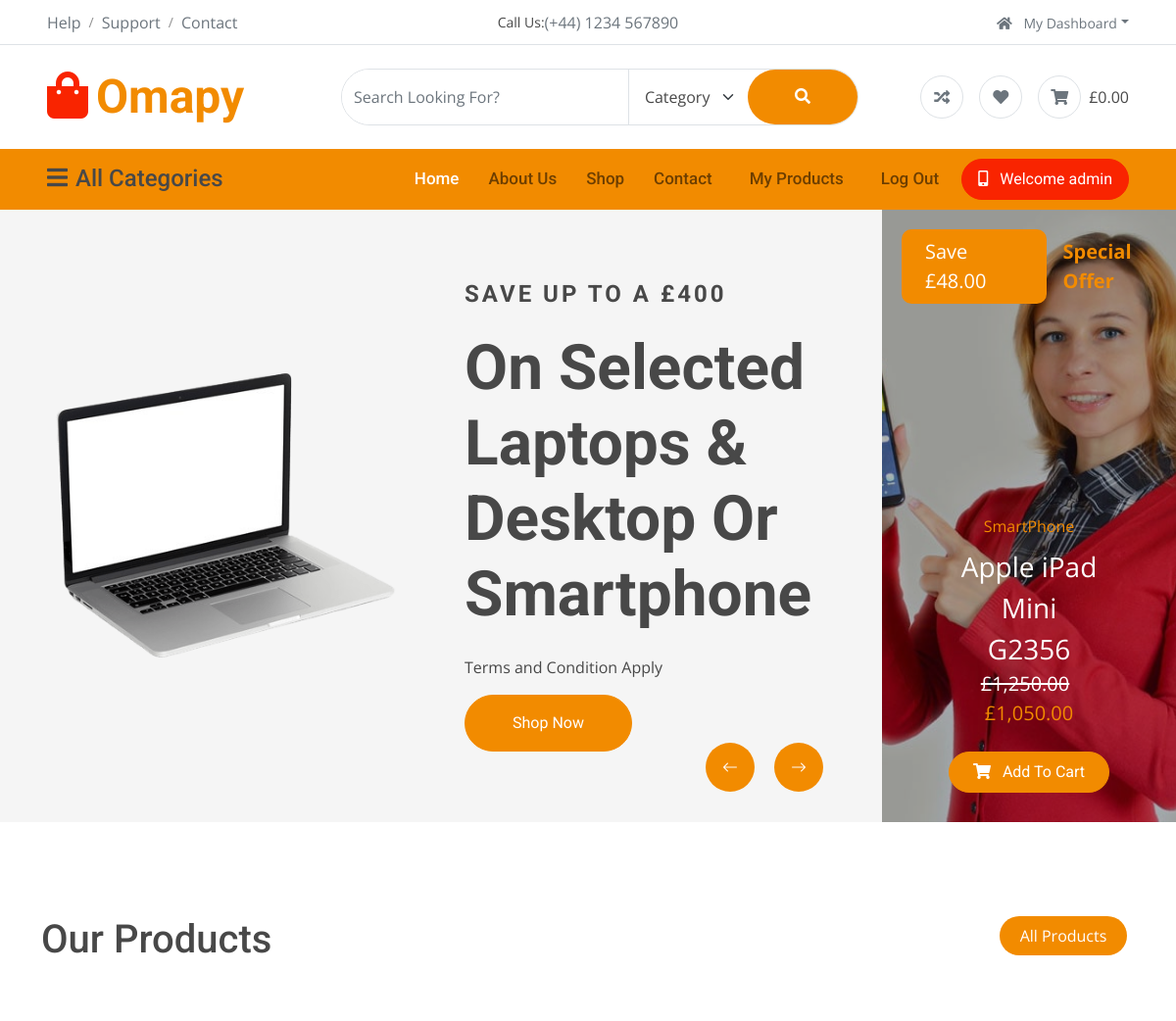
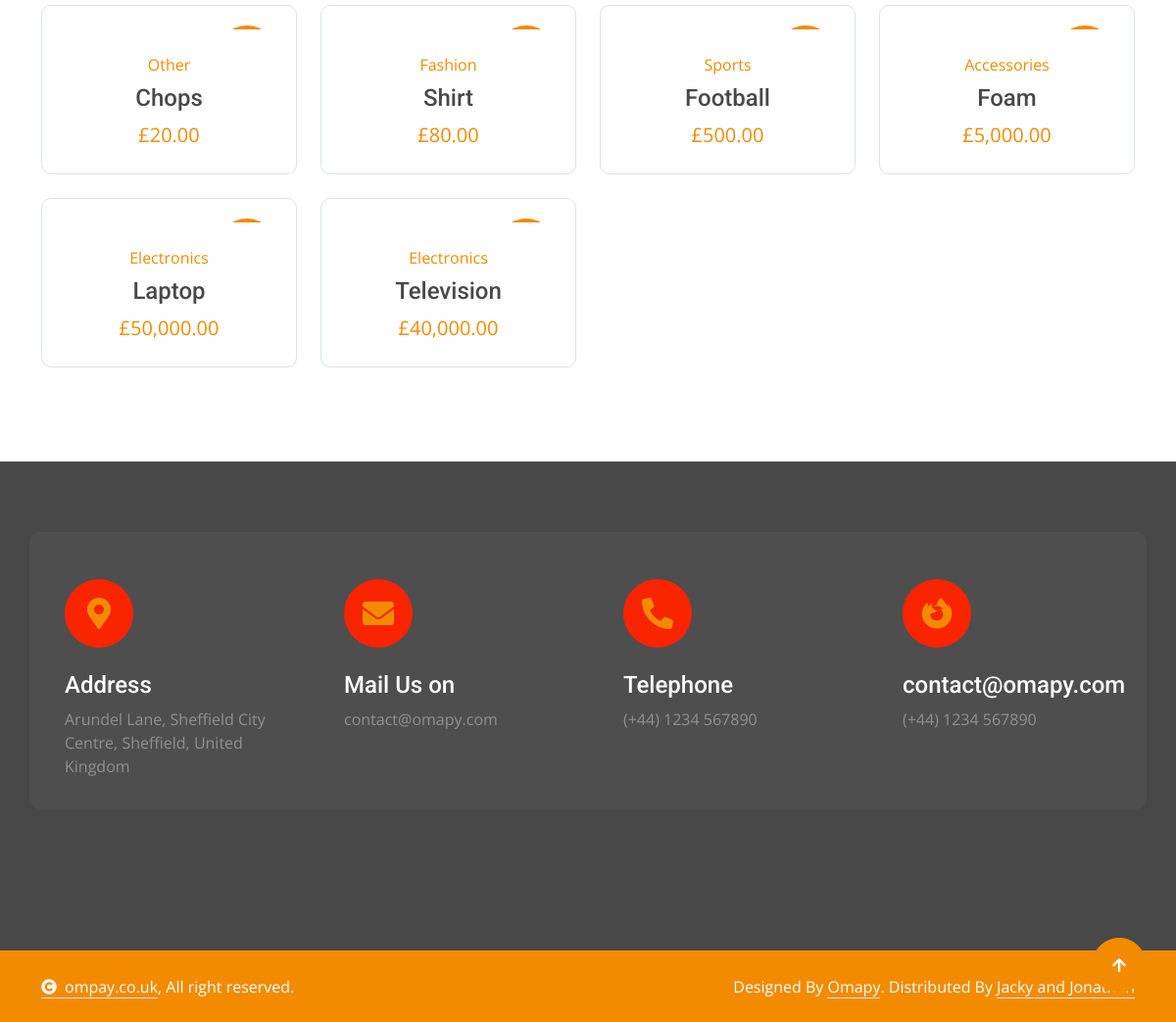
The page / (signed in) on the database its author committed (2 pictures, top to bottom).
### tables this page shows
CREATE TABLE users (
  id INTEGER PRIMARY KEY AUTOINCREMENT,
  created TIMESTAMP DEFAULT CURRENT_TIMESTAMP,
  first_name TEXT NOT NULL,
  last_name TEXT NOT NULL,
  username TEXT UNIQUE NOT NULL,
  email TEXT NOT NULL,
  password TEXT NOT NULL,
  phone TEXT,
  whatsapp TEXT,
  selfie TEXT,
  address TEXT,
  city TEXT,
  postcode TEXT

  
);

CREATE TABLE products (
    id INTEGER PRIMARY KEY AUTOINCREMENT,
    created TIMESTAMP DEFAULT CURRENT_TIMESTAMP,
    user INTEGER NOT NULL REFERENCES users(id),
    product_name TEXT NOT NULL,
    product_price INTEGER NOT NULL,
    product_category TEXT,
    product_brand TEXT,
    product_description TEXT,
    product_image TEXT,
    product_gallery1 TEXT,
    product_gallery2 TEXT,
    product_gallery3 TEXT
);

### app.py (the view)
@app.route('/')
def index():
    products = get_all_products(limit=8, order_by='created DESC')  # Fetch the latest 5 films added
    return render_template('index.html', title="Welcome to Omapy", products=products)

### template/index.html (shortened to what this page needs)
{% extends "base.html" %}
{% block content %}
<div class="container-fluid carousel bg-light px-0">
    <div class="row g-0 justify-content-end">
        <div class="col-12 col-lg-7 col-xl-9">
            <div class="header-carousel owl-carousel bg-light py-5">
                <div class="row g-0 header-carousel-item align-items-center">
                    <div class="col-xl-6 carousel-img wow fadeInLeft" data-wow-delay="0.2s">
                        <img src="{{ url_for('static', filename='img/carousel-1.png') }}" class="img-fluid w-100"
                            alt="Image">
                    </div>
                    <div class="col-xl-6 carousel-content p-4">
                        <h4 class="text-uppercase fw-bold mb-4 wow fadeInRight" data-wow-delay="0.1s"
                            style="letter-spacing: 3px;">Save Up To A £400</h4>
                        <h1 class="display-3 text-capitalize mb-4 wow fadeInRight" data-wow-delay="0.3s">On Selected
                            Laptops & Desktop Or Smartphone</h1>
                        <p class="text-dark wow fadeInRight" data-wow-delay="0.5s">Terms and Condition Apply</p>
                        <a class="btn btn-primary rounded-pill py-3 px-5 wow fadeInRight" data-wow-delay="0.7s"
                            href="#">Shop Now</a>
                    </div>
                </div>
            </div>
        </div>
        <div class="col-12 col-lg-5 col-xl-3 wow fadeInRight" data-wow-delay="0.1s">
            <div class="carousel-header-banner h-100">
                <img src="{{ url_for('static', filename='img/header-img.jpg')}}" class="img-fluid w-100 h-100"
                    style="object-fit: cover;" alt="Image">
                <div class="carousel-banner-offer">
                    <p class="bg-primary text-white rounded fs-5 py-2 px-4 mb-0 me-3">Save £48.00</p>
                    <p class="text-primary fs-5 fw-bold mb-0">Special Offer</p>
                </div>
                <div class="carousel-banner">
                    <div class="carousel-banner-content text-center p-4">
                        <a href="#" class="d-block mb-2">SmartPhone</a>
                        <a href="#" class="d-block text-white fs-3">Apple iPad Mini <br> G2356</a>
                        <del class="me-2 text-white fs-5">£1,250.00</del>
                        <span class="text-primary fs-5">£1,050.00</span>
                    </div>
                    <a href="#" class="btn btn-primary rounded-pill py-2 px-4"><i class="fas fa-shopping-cart me-2"></i>
                        Add To Cart</a>
                </div>
            </div>
        </div>
    </div>
</div>
<div class="container-fluid product py-5">
    <div class="container py-5">
        <div class="tab-class">
            <div class="row g-4">
                <div class="col-lg-4 text-start wow fadeInLeft" data-wow-delay="0.1s">
                    <h1>Our Products</h1>
                </div>
                <div class="col-lg-8 text-end wow fadeInRight" data-wow-delay="0.1s">
                    <ul class="nav nav-pills d-inline-flex text-center mb-5">
                        <li class="nav-item mb-4">
                            <a class="d-flex mx-2 py-2 bg-light rounded-pill active" href="/shop">
                                <span class="text-dark" style="width: 130px;">All Products</span>
                            </a>
                        </li>
                    </ul>
                </div>
            </div>
            <div class="tab-content">
                <div id="tab-1" class="tab-pane fade show p-0 active">
                    <div class="row g-4">
                        {% for product in products %}
                        <div class="col-md-6 col-lg-4 col-xl-3">
                            <div class="product-item rounded wow fadeInUp" data-wow-delay="0.1s">
                                <div class="product-item-inner border rounded">
                                    <div class="product-item-inner-item">
                                        {% if product['created'] | is_new %}
                                        <div class="product-new">New</div>
                                        {% endif %}
                                    </div>
                                    <div class="text-center rounded-bottom p-4">
                                        <a href="{{ url_for('product', id=product['id']) }}"
                                            class="d-block mb-2">{{product['product_category']}}</a>
                                        <a href="{{ url_for('product', id=product['id']) }}"
                                            class="d-block h4">{{product['product_name']}}</a>
                                        <span class="text-primary fs-5"> {{ product['product_price'] | gbp }}</span>
                                    </div>
                                </div>
                            </div>
                        </div>
                        {% else %}
                        <p class="text-muted">No products available.</p>
                        {% endfor %}
                    </div>
                </div>
            </div>
        </div>
    </div>
</div>
{% endblock %}

### template/base.html (shortened to what this page needs)
<!DOCTYPE html>
<html lang="en">
<head>
    <link rel="stylesheet" href="https://use.fontawesome.com/releases/v5.15.4/css/all.css" />
    <link href="https://cdn.jsdelivr.net/npm/bootstrap-icons@1.4.1/font/bootstrap-icons.css" rel="stylesheet">
    <link href="{{ url_for('static', filename='lib/animate/animate.min.css') }}" rel="stylesheet">
    <link href="{{ url_for('static', filename='lib/owlcarousel/assets/owl.carousel.min.css') }}" rel="stylesheet">
    <link href="{{ url_for('static', filename='css/bootstrap.min.css') }}" rel="stylesheet">
    <link href="{{url_for ('static', filename='css/style.css') }}" rel="stylesheet">
</head>
<body>
    <div class="container-fluid px-5 d-none border-bottom d-lg-block">
        <div class="row gx-0 align-items-center">
            <div class="col-lg-4 text-center text-lg-start mb-lg-0">
                <div class="d-inline-flex align-items-center" style="height: 45px;">
                    <a href="#" class="text-muted me-2"> Help</a><small> / </small>
                    <a href="#" class="text-muted mx-2"> Support</a><small> / </small>
                    <a href="#" class="text-muted ms-2"> Contact</a>
                </div>
            </div>
            <div class="col-lg-4 text-center d-flex align-items-center justify-content-center">
                <small class="text-dark">Call Us:</small>
                <a href="#" class="text-muted">(+44) 1234 567890</a>
            </div>
            <div class="col-lg-4 text-center text-lg-end">
                <div class="d-inline-flex align-items-center" style="height: 45px;">
                    <div class="dropdown">
                        <a href="#" class="dropdown-toggle text-muted ms-2" data-bs-toggle="dropdown"><small><i
                                    class="fa fa-home me-2"></i> My Dashboard</small></a>
                    </div>
                </div>
            </div>
        </div>
    </div>
    <div class="container-fluid px-5 py-4 d-none d-lg-block">
        <div class="row gx-0 align-items-center text-center">
            <div class="col-md-4 col-lg-3 text-center text-lg-start">
                <div class="d-inline-flex align-items-center">
                    <a href="" class="navbar-brand p-0">
                        <h1 class="display-5 text-primary m-0"><i
                                class="fas fa-shopping-bag text-secondary me-2"></i>Omapy</h1>
                    </a>
                </div>
            </div>
            <div class="col-md-4 col-lg-6 text-center">
                <div class="position-relative ps-4">
                    <div class="d-flex border rounded-pill">
                        <input class="form-control border-0 rounded-pill w-100 py-3" type="text"
                            data-bs-target="#dropdownToggle123" placeholder="Search Looking For?">
                        <select class="form-select text-dark border-0 border-start rounded-0 p-3" style="width: 200px;">
                            <option value="All Category">Category</option>
                        </select>
                        <button type="button" class="btn btn-primary rounded-pill py-3 px-5" style="border: 0;"><i
                                class="fas fa-search"></i></button>
                    </div>
                </div>
            </div>
            <div class="col-md-4 col-lg-3 text-center text-lg-end">
                <div class="d-inline-flex align-items-center">
                    <a href="#" class="text-muted d-flex align-items-center justify-content-center me-3"><span
                            class="rounded-circle btn-md-square border"><i class="fas fa-random"></i></i></a>
                    <a href="#" class="text-muted d-flex align-items-center justify-content-center me-3"><span
                            class="rounded-circle btn-md-square border"><i class="fas fa-heart"></i></a>
                    <a href="#" class="text-muted d-flex align-items-center justify-content-center"><span
                            class="rounded-circle btn-md-square border"><i class="fas fa-shopping-cart"></i></span>
                        <span class="text-dark ms-2">£0.00</span></a>
                </div>
            </div>
        </div>
    </div>
    <div class="container-fluid nav-bar p-0">
        <div class="row gx-0 bg-primary px-5 align-items-center">
            <div class="col-lg-3 d-none d-lg-block">
                <nav class="navbar navbar-light position-relative" style="width: 250px;">
                    <button class="navbar-toggler border-0 fs-4 w-100 px-0 text-start" type="button"
                        data-bs-toggle="collapse" data-bs-target="#allCat">
                        <h4 class="m-0"><i class="fa fa-bars me-2"></i>All Categories</h4>
                    </button>
                </nav>
            </div>
            <div class="col-12 col-lg-9">
                <nav class="navbar navbar-expand-lg navbar-light bg-primary ">
                    <div class="collapse navbar-collapse" id="navbarCollapse">
                        <div class="navbar-nav ms-auto py-0">
                            <a href="/" class="nav-item nav-link active">Home</a>
                            <a href="/about" class="nav-item nav-link">About Us</a>
                            <a href="/shop" class="nav-item nav-link">Shop</a>
                            <a href="/contact" class="nav-item nav-link me-2">Contact</a>
                            {% if session['user_id'] %}
                            <a href="/products" class="nav-item nav-link me-2">My Products</a>
                            <a href="/logout" class="nav-item nav-link me-2">Log Out</a>
                            {% else %}
                            <a href="/register" class="nav-item nav-link me-2">Register</a>
                            <a href="/login" class="nav-item nav-link me-2">Login</a>
                            {% endif %}
                        </div>
                        {% if session['user_id'] %}
                        <a href="" class="btn btn-secondary rounded-pill py-2 px-4 px-lg-3 mb-3 mb-md-3 mb-lg-0"><i
                                class="fa fa-mobile-alt me-2"></i> Welcome {{ username }} </a>
                        {% else %}
                        <a href="" class="btn btn-secondary rounded-pill py-2 px-4 px-lg-3 mb-3 mb-md-3 mb-lg-0"><i
                                class="fa fa-mobile-alt me-2"></i> Welcome Pyshoppers </a>
                        {% endif %}
                    </div>
                </nav>
            </div>
        </div>
    </div>
    {% block content %}{% endblock %}
    <div class="container-fluid footer py-5 wow fadeIn" data-wow-delay="0.2s">
        <div class="container py-5">
            <div class="row g-4 rounded mb-5" style="background: rgba(255, 255, 255, .03);">
                <div class="col-md-6 col-lg-6 col-xl-3">
                    <div class="rounded p-4">
                        <div class="rounded-circle bg-secondary d-flex align-items-center justify-content-center mb-4"
                            style="width: 70px; height: 70px;">
                            <i class="fas fa-map-marker-alt fa-2x text-primary"></i>
                        </div>
                        <div>
                            <h4 class="text-white">Address</h4>
                            <p class="mb-2">Arundel Lane, Sheffield City Centre, Sheffield, United Kingdom</p>
                        </div>
                    </div>
                </div>
                <div class="col-md-6 col-lg-6 col-xl-3">
                    <div class="rounded p-4">
                        <div class="rounded-circle bg-secondary d-flex align-items-center justify-content-center mb-4"
                            style="width: 70px; height: 70px;">
                            <i class="fas fa-envelope fa-2x text-primary"></i>
                        </div>
                        <div>
                            <h4 class="text-white">Mail Us on</h4>
                            <p class="mb-2">contact@omapy.com</p>
                        </div>
                    </div>
                </div>
                <div class="col-md-6 col-lg-6 col-xl-3">
                    <div class="rounded p-4">
                        <div class="rounded-circle bg-secondary d-flex align-items-center justify-content-center mb-4"
                            style="width: 70px; height: 70px;">
                            <i class="fa fa-phone-alt fa-2x text-primary"></i>
                        </div>
                        <div>
                            <h4 class="text-white">Telephone</h4>
                            <p class="mb-2">(+44) 1234 567890</p>
                        </div>
                    </div>
                </div>
                <div class="col-md-6 col-lg-6 col-xl-3">
                    <div class="rounded p-4">
                        <div class="rounded-circle bg-secondary d-flex align-items-center justify-content-center mb-4"
                            style="width: 70px; height: 70px;">
                            <i class="fab fa-firefox-browser fa-2x text-primary"></i>
                        </div>
                        <div>
                            <h4 class="text-white">contact@omapy.com</h4>
                            <p class="mb-2">(+44) 1234 567890</p>
                        </div>
                    </div>
                </div>
            </div>
        </div>
    </div>
    <div class="container-fluid copyright py-4">
        <div class="container">
            <div class="row g-4 align-items-center">
                <div class="col-md-6 text-center text-md-start mb-md-0">
                    <span class="text-white"><a href="#" class="border-bottom text-white"><i
                                class="fas fa-copyright text-light me-2"></i>ompay.co.uk</a>, All right
                        reserved.</span>
                </div>
                <div class="col-md-6 text-center text-md-end text-white">
                    Designed By <a class="border-bottom text-white" href="https://htmlcodex.com">Omapy</a>.
                    Distributed By <a class="border-bottom text-white" href="https://themewagon.com">Jacky and
                        Jonathan</a>
                </div>
            </div>
        </div>
    </div>
    <a href="#" class="btn btn-primary btn-lg-square back-to-top"><i class="fa fa-arrow-up"></i></a>
</body>
</html>

### rows shown on the page
users: username "admin"
products: product_category "Other", product_price|gbp "£20.00"
products: product_category "Fashion", product_price|gbp "£80.00"
products: product_category "Sports", product_price|gbp "£500.00"
products: product_category "Accessories", product_price|gbp "£5,000.00"
products: product_category "Electronics", product_price|gbp "£50,000.00"
products: product_category "Electronics", product_price|gbp "£40,000.00"
